Frame 1 (no input): blank canvas, image omitted
Frame 60 (the mouse pressed at the canvas centre just before this capture): blank canvas, image omitted
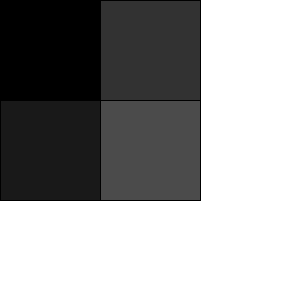
Frame 120 (the mouse held since frame 60 and released just before this capture)

The Processing sketch whose frames 1 and 60 were blank and that drew this single picture after the mouse press (run headless with seeded random() and noise(); from frame 60 on, the mouse is pressed at the canvas centre):

// Processing sketch: processing_62646
// ── processing_62646.pde

int farbe = 0;

void setup() {
  size(300, 300);
}

void draw() {
background(255);
  for (int i = 0; i < mouseX; i = i + 100) {

    for (int j = 0; j < mouseY; j = j + 100) {

      fill(farbe);
      rect(i, j, 100, 100);
      farbe = farbe + 25;
    }
    
  }
  
  farbe = 0;
}
